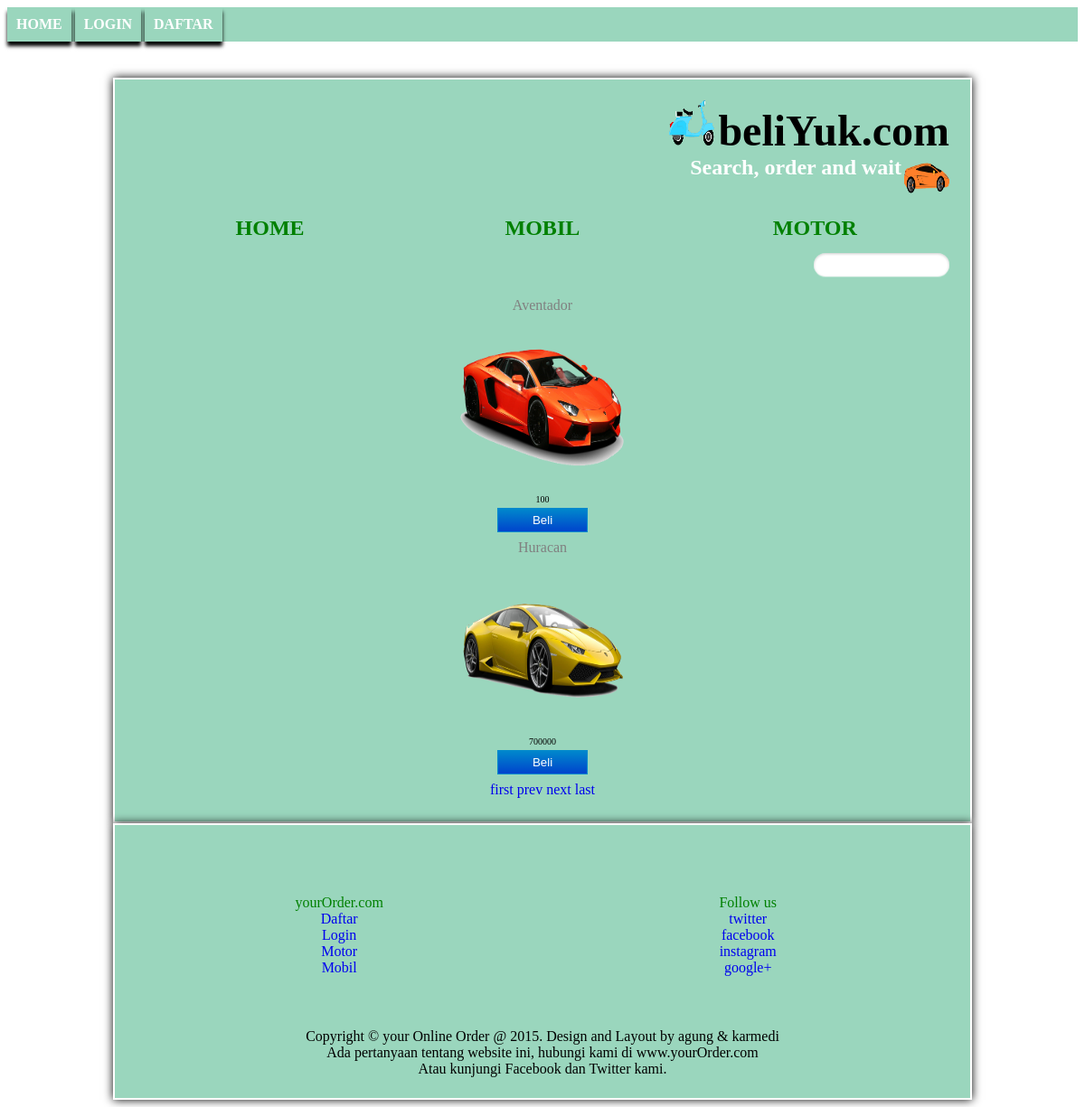
The page /index.php?page=halcars on the database its author committed.
### tables this page shows
CREATE TABLE IF NOT EXISTS `orderan` (
  `id` varchar(20) NOT NULL,
  `nama` varchar(50) NOT NULL,
  `ket` varchar(100) NOT NULL,
  `Harga` int(200) NOT NULL
);

### halcars.php (the view, shortened to what this page needs)
<table bORDER="0" width="900" height="100" align="center" >
	<?php
			$query="select * from orderan where id='Mbl' order by id asc";
			$hasil = mysql_query($query) or die (mysql_error());
			$jumlah_baris = mysql_num_rows($hasil);
			$jumlah_record_per_page = 2;
			$jumlah_page = ceil($jumlah_baris/$jumlah_record_per_page);
			if(!isset($_GET['page_num'])){
				$page_num=1;
			}
			$start_num= ($page_num-1)*$jumlah_record_per_page;
			$query= "select * from orderan where id='Mbl' LIMIT ".$start_num.",".$jumlah_record_per_page."";
				$hitung= mysql_query($query) or die (mysql_error());
			while($data=mysql_fetch_array($hitung)){
		?>
	<tr height="100">
					<td width="50" height="200" align="center"> <div id="shadow"> <font size="3" color="gray" face="aharoni" align="center"> <?php echo $data['ket']; ?> </font> <br>
					<img src="image/<?php echo $data['nama']; ?>" width="200" height="200" align="center"><br>
					<div id="harga"><?php echo $data['Harga']; ?><br></div>
							<input type="submit" value="Beli" align="center" onclick="window.location = 'index.php?page=halorder&tipe=<?php echo $data['ket'];?>&jenis=Mobil'"><br>
					</div>
					</td>
		</tr>
		<?php
					}
					echo "<tr> <td align='center'>";
					echo "<a href='index.php?page=halcars&page_num=1'> first </a>";
					if($page_num==1) {
							echo "<a href='index.php?page=halcars&page_num=1'> prev </a>";
						}
					else {
						echo "<a href='index.php?page=halcars&page_num=".($page_num-1)."'> prev </a>";
					}
					if($page_num == $jumlah_page) {
							echo "<a href='index.php?page=halcars&page_num=".$jumlah_page."'> next </a>";
						}
					else {
						echo "<a href='index.php?page=halcars&page_num=".($page_num+1)."'> next </a>";
					}
					echo "<a href='index.php?page=halcars&page_num=".$jumlah_page."'> last </a>";
					echo "</td> </tr>";
			?>
</table>

### index.php (shortened to what this page needs)
<html>
	<head>
		<link href="css/home.css" type="text/css" rel="stylesheet" />
	</head>
	<body>
	<table border="0" id="body" align="center">
				<tr>
					<td colspan="4" width="1000" height="100" align="right" id="head"><img src="image/logo/logo3.png" width="50" height="50" >
					<font size="7" face="aharoni" color="black" align="right"><b>beliYuk.com</font><br>
					<font size="5" face="aharoni" color="white" align="right"><b>Search, order and wait </font> <img src="image/logo/logo2.png" width="50" height="50" align="right">
					</td>
					</tr>
				<tr>
					<div class="nav cf">
					<li><a href="index.php?page=home"> <font size="3" face="aharoni" color="white"><b> HOME	</a></font></li>
					<?php
					if(!isset($_SESSION['login']))
					{
					?>
					<li><a href="index.php?page=login"> <font size="3" face="aharoni" color="white"><b> LOGIN</a></font></li>
					<li><a href="index.php?page=daftar"> <font size="3" face="aharoni" color="white"><b> DAFTAR	</a></font></li>
					<?php
							}
					?>
					</div>
				</tr>
				<tr>
					<td align="center" width="300"  height="50"><div id="Gradien"><a href="index.php?page=home"> <font size="5" face="aharoni" color="green"><b> HOME	</a></font></div></td>
					<td align="center" width="300"  height="50"><div id="gradien"><a href="index.php?page=halcars"> <font size="5" face="aharoni" color="green"><b> MOBIL 	</a></div></td>
					<td align="center" width="300"  height="50"><div id="gradien"><a href="index.php?page=halmotor"> <font size="5" face="aharoni" color="green"><b>MOTOR	</a></div></td>
					</tr>
				<tr>
					<td colspan="3" align="right">
							<form action="proses_search.php" method="get" id="search" name="search">
								<input type="text" name="cari">
							</form>
						</td>
				</tr>
		<tr>
			<td colspan="3" rowspan="3">
				<?php
					if(!isset($_GET['page']))
					{
						include('home.php');
					}
					else
					{
						$page=$_GET['page'].".php";
						include($page);
					}
				?>
			</td>
		</tr>
	</body>
	<footer>
	<table id="body" align="center">
				<tr>
					<td  width="300" height="200" align="center"> <div id="foot2"> <font size="3" face="aharoni" align="center" color="green"> yourOrder.com </font><br>
						<font size="3" face="aharoni"> <a href="index.php?page=daftar"> Daftar </a> </font><br>
						<?php
						if(isset($_SESSION['login']))
							{
						?>
						<font size="3" face="aharoni"> <a href="index.php?page=halidpesanan"> Orderan </a> </font><br>
						<font size="3" face="aharoni"> <a href="index.php?page=konfirmasi"> Konfirmasi Order </a></font><br>
						<font size="3" face="aharoni"> <a href="index.php?page=logout"> Logout</a> </font>  <br>
						<?php
							}
							else {
						?>
							<font size="3" face="aharoni"> <a href="index.php?page=login"> Login</a></font>  <br>
							<font size="3" face="aharoni"> <a href="index.php?page=halmotor"> Motor </a> </font><br>
						<font size="3" face="aharoni"> <a href="index.php?page=halcars"> Mobil</a></font>  <br>
						<?php
							}
						?>
					</td>
					<td  width="300" height="200" align="center">
						<div id="foot2">
								<font size="3" color="green" face="aharoni"> Follow us<br>
								<font size="3" face="aharoni"> <a href="http://twitter.com">twitter</a>  </font> <br>
								<font size="3" face="aharoni"> <a href="http://facebook.com">facebook</a>  </font> <br>
								<font size="3" face="aharoni"> <a href="http://instagram.com">instagram</a>  </font> <br>
								<font size="3" face="aharoni"> <a href="http://google.com">google+</a>  </font> <br>
								</div>
							</td>
					</tr>
						<tr>
							<td colspan="4" align="center" width="1000"> Copyright &copy; your Online Order @ 2015. Design and Layout by agung & karmedi<br/>
					Ada pertanyaan tentang website ini, hubungi kami di www.yourOrder.com <br/>Atau kunjungi Facebook dan Twitter kami.<br/>
						</td>
						</tr>
						</table>
	</footer>
</html>

### Css/home.css (style rules this page uses)
a { text-decoration: none; }
#body { padding :20px; width:950px; background-color : #9ad6bd; border: 2px solid white; box-shadow: 0px 0px 10px black; }
#foot2 { background: -moz-linear-gradient(center top , #ffffff 50%, #1780dd 100%); padding: 30px; background-size: 40px; border-radius: 7px; }
#Gradien { background: -moz-linear-gradient(center top , #ffffff 50%, #1780dd 100%); border-radius: 8px; }
#harga { border:10px black; width:50%; border-radius: 7px; font-family:times new roman; font-size:10px; }
input[type=submit] { background: linear-gradient(to bottom, #0088CC, #0044CC); border: 1px solid #0088CC; color: #FFF; margin: 4px 10px; padding: 5px; width: 100px; }
.nav { background: #9ad6bd; margin:0 0 40px 0; }
.nav li { list-style-type:none; display:inline-block; padding:10px; box-shadow: 0px 5px 4px black; }
#search input[type="text"] { background: url(http://2.bp.blogspot.com/-El7-211Pt7o/T5HBuBrNztI/AAAAAAAAAow/bV7f0allh4Q/s1600/cari.png) no-repeat 5px 6px #ffffff; border: 0 none; font: bold 12px Arial,Helvetica,Sans-serif; color: #bbbbbb; width: 150px; padding: 6px 15px 6px 35px; -webkit-border-radius: 20px; -moz-border-radius: 20px; border-radius: 20px; -webkit-box-shadow: 0px 1px 0px rgba(255, 255, 255, 0.3), inset 0px 1px 3px rgba(0, 0, 0, 0.2); -moz-box-shadow: 0px 1px 0px rgba(255, 255, 255, 0.3), inset 0px 1px 3px rgba(0, 0, 0, 0.2); box-shadow: 0px 1px 0px rgba(255, 255, 255, 0.3), inset 0px 1px 3px rgba(0, 0, 0, 0.2); -webkit-transition: all 0.7s ease 0s; -moz-transition: all 0.7s ease 0s; -o-transition: all 0.7s ease 0s; transition: all 0.7s ease 0s; }

### rows shown on the page
orderan: ket "Aventador", nama (picture), Harga "100"
orderan: ket "Huracan", nama (picture), Harga "700000"
